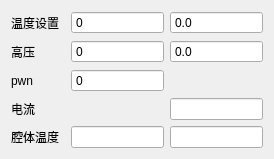
    <widget class="QWidget" name="layoutWidget">
     <property name="geometry">
      <rect>
       <x>470</x>
       <y>10</y>
       <width>274</width>
       <height>135</height>
      </rect>
     </property>
     <layout class="QGridLayout" name="gridLayout_7">
      <item row="1" column="3">
       <widget class="MyDoubleSpinBox" name="spinBox_high_voltage_return">
        <property name="buttonSymbols">
         <enum>QAbstractSpinBox::NoButtons</enum>
        </property>
        <property name="decimals">
         <number>1</number>
        </property>
        <property name="maximum">
         <double>100000000.000000000000000</double>
        </property>
       </widget>
      </item>
      <item row="0" column="0" colspan="2">
       <widget class="QLabel" name="label_temperature_set">
        <property name="text">
         <string>温度设置</string>
        </property>
       </widget>
      </item>
      <item row="1" column="2">
       <widget class="MySpinBox" name="spinBox_high_voltage">
        <property name="buttonSymbols">
         <enum>QAbstractSpinBox::NoButtons</enum>
        </property>
        <property name="maximum">
         <number>3500</number>
        </property>
       </widget>
      </item>
      <item row="1" column="0" colspan="2">
       <widget class="QLabel" name="label_high_voltage">
        <property name="text">
         <string>高压</string>
        </property>
       </widget>
      </item>
      <item row="0" column="2">
       <widget class="MySpinBox" name="spinBox_temperature_set">
        <property name="buttonSymbols">
         <enum>QAbstractSpinBox::NoButtons</enum>
        </property>
        <property name="maximum">
         <number>280</number>
        </property>
       </widget>
      </item>
      <item row="2" column="0" colspan="2">
       <widget class="QLabel" name="label_pwm">
        <property name="text">
         <string>pwn</string>
        </property>
       </widget>
      </item>
      <item row="3" column="3">
       <widget class="QLineEdit" name="line_td_current_return"/>
      </item>
      <item row="2" column="2">
       <widget class="MySpinBox" name="spinBox_pwm_scope_set">
        <property name="buttonSymbols">
         <enum>QAbstractSpinBox::NoButtons</enum>
        </property>
        <property name="maximum">
         <number>100</number>
        </property>
       </widget>
      </item>
      <item row="0" column="3">
       <widget class="MyDoubleSpinBox" name="spinBox__temperature_set_return">
        <property name="buttonSymbols">
         <enum>QAbstractSpinBox::NoButtons</enum>
        </property>
        <property name="decimals">
         <number>1</number>
        </property>
        <property name="maximum">
         <double>500.000000000000000</double>
        </property>
       </widget>
      </item>
      <item row="3" column="0" colspan="2">
       <widget class="QLabel" name="label_38">
        <property name="text">
         <string>电流</string>
        </property>
       </widget>
      </item>
      <item row="4" column="2">
       <widget class="QLineEdit" name="line_ion_trap_temp"/>
      </item>
      <item row="4" column="3">
       <widget class="QLineEdit" name="line_ion_trap_temp_return"/>
      </item>
      <item row="4" column="0">
       <widget class="QLabel" name="label_39">
        <property name="text">
         <string>腔体温度</string>
        </property>
       </widget>
      </item>
     </layout>
    </widget>
